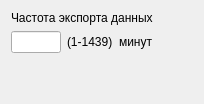
                      <widget class="QWidget" name="page_c2s_mode_freq">
                       <layout class="QGridLayout" name="gridLayout_4">
                        <item row="1" column="0">
                         <widget class="QLabel" name="label_16">
                          <property name="text">
                           <string>Частота экспорта данных</string>
                          </property>
                         </widget>
                        </item>
                        <item row="2" column="0">
                         <layout class="QHBoxLayout" name="horizontalLayout_27">
                          <item>
                           <widget class="QLineEdit" name="lineEdit_c2s_modeMinute_freq">
                            <property name="sizePolicy">
                             <sizepolicy hsizetype="Expanding" vsizetype="Fixed">
                              <horstretch>0</horstretch>
                              <verstretch>0</verstretch>
                             </sizepolicy>
                            </property>
                            <property name="maximumSize">
                             <size>
                              <width>50</width>
                              <height>16777215</height>
                             </size>
                            </property>
                            <property name="text">
                             <string/>
                            </property>
                            <property name="readOnly">
                             <bool>false</bool>
                            </property>
                           </widget>
                          </item>
                          <item>
                           <widget class="QLabel" name="label_95">
                            <property name="text">
                             <string>(1-1439)</string>
                            </property>
                           </widget>
                          </item>
                          <item>
                           <widget class="QLabel" name="label_93">
                            <property name="text">
                             <string>минут</string>
                            </property>
                           </widget>
                          </item>
                          <item>
                           <spacer name="horizontalSpacer_8">
                            <property name="orientation">
                             <enum>Qt::Horizontal</enum>
                            </property>
                            <property name="sizeHint" stdset="0">
                             <size>
                              <width>40</width>
                              <height>20</height>
                             </size>
                            </property>
                           </spacer>
                          </item>
                         </layout>
                        </item>
                        <item row="3" column="0">
                         <spacer name="verticalSpacer">
                          <property name="orientation">
                           <enum>Qt::Vertical</enum>
                          </property>
                          <property name="sizeType">
                           <enum>QSizePolicy::Fixed</enum>
                          </property>
                          <property name="sizeHint" stdset="0">
                           <size>
                            <width>20</width>
                            <height>40</height>
                           </size>
                          </property>
                         </spacer>
                        </item>
                       </layout>
                      </widget>
